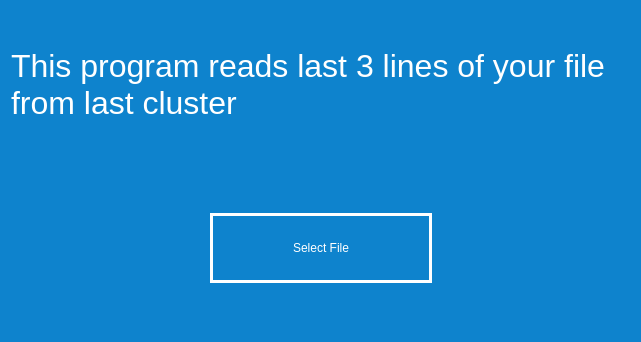
<?xml version="1.0" encoding="UTF-8"?>
<ui version="4.0">
 <class>Widget</class>
 <widget class="QWidget" name="Widget">
  <property name="geometry">
   <rect>
    <x>0</x>
    <y>0</y>
    <width>641</width>
    <height>342</height>
   </rect>
  </property>
  <property name="windowTitle">
   <string>Result</string>
  </property>
  <property name="styleSheet">
   <string notr="true">background-color: #0e83cd;</string>
  </property>
  <layout class="QGridLayout" name="gridLayout">
   <item row="2" column="0" colspan="3">
    <spacer name="verticalSpacer_2">
     <property name="orientation">
      <enum>Qt::Vertical</enum>
     </property>
     <property name="sizeHint" stdset="0">
      <size>
       <width>20</width>
       <height>40</height>
      </size>
     </property>
    </spacer>
   </item>
   <item row="8" column="1" colspan="2">
    <spacer name="verticalSpacer">
     <property name="orientation">
      <enum>Qt::Vertical</enum>
     </property>
     <property name="sizeHint" stdset="0">
      <size>
       <width>20</width>
       <height>40</height>
      </size>
     </property>
    </spacer>
   </item>
   <item row="0" column="0" rowspan="2" colspan="3">
    <widget class="QLabel" name="label">
     <property name="maximumSize">
      <size>
       <width>1000</width>
       <height>1000</height>
      </size>
     </property>
     <property name="styleSheet">
      <string notr="true">color:white;
font-size:32px;
</string>
     </property>
     <property name="text">
      <string>This program reads last 3 lines of your file from last cluster</string>
     </property>
     <property name="wordWrap">
      <bool>true</bool>
     </property>
    </widget>
   </item>
   <item row="5" column="1">
    <widget class="QPushButton" name="selectFileButton">
     <property name="styleSheet">
      <string notr="true">color: white;
                            border: 3px solid #fff;
                            padding: 25px 80px;</string>
     </property>
     <property name="text">
      <string>Select File</string>
     </property>
    </widget>
   </item>
   <item row="5" column="2">
    <spacer name="horizontalSpacer_2">
     <property name="orientation">
      <enum>Qt::Horizontal</enum>
     </property>
     <property name="sizeHint" stdset="0">
      <size>
       <width>40</width>
       <height>20</height>
      </size>
     </property>
    </spacer>
   </item>
   <item row="5" column="0">
    <spacer name="horizontalSpacer">
     <property name="orientation">
      <enum>Qt::Horizontal</enum>
     </property>
     <property name="sizeHint" stdset="0">
      <size>
       <width>40</width>
       <height>20</height>
      </size>
     </property>
    </spacer>
   </item>
  </layout>
 </widget>
 <layoutdefault spacing="6" margin="11"/>
 <resources/>
 <connections/>
</ui>
